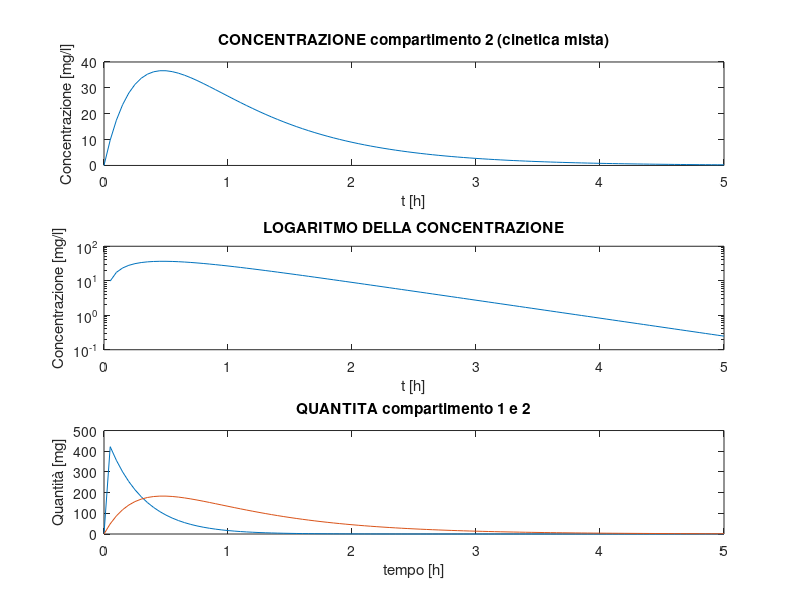

This chart was generated by the following MATLAB code: (Note: this script raises an error after producing the figure.)
%% ES 2

%% MODELLO A UN COMPARTIMENTO CON ASSORBIMENTO
clear
close all
V2 = 5;         %[l]

k01 = 1.2;      %[h^-1]
k02 = 1.2;      %[h^-1]
k21 = 2.2;      %[h^-1]

D_es = 500;     %[mg] bolo per via orale 

A2 = [-(k01+k21),  0; k21,  -k02];
B2 = [D_es;0];
C2 = [0, 1/V2];
D  = 0;

Sistema2 = ss(A2,B2,C2,D);

[Concentrazione_2, Tempo, Quantita_12] = impulse(Sistema2);


%  GRAFICO Concentrazione

figure(1)
subplot(3,1,1)
plot(Tempo,Concentrazione_2)

title('CONCENTRAZIONE compartimento 2 (cinetica mista)');
xlabel('t [h]');
ylabel('Concentrazione [mg/l]');

% GRAFICO log(Concentrazione)

subplot(3,1,2)

% CONVERTO SU SCALA LOGARITMICA

semilogy(Tempo,Concentrazione_2)

title('LOGARITMO DELLA CONCENTRAZIONE');
xlabel('t [h]');
ylabel('Concentrazione [mg/l]');

% DUE PENDENZE ---> DUE COSTANTI DI ELIMINAZIONE

%GRAFICO Q1

subplot(3,1,3)


plot(Tempo,Quantita_12)
title('QUANTITA compartimento 1 e 2');
xlabel('tempo [h]');
ylabel('Quantità [mg]');


%% A)

autovalori=eig(A2);

tau1 = -1/autovalori(1); % OPPURE 1/1.2       (k02)     [h] 
tau2 = -1/autovalori(2); % OPPURE 1/(1.2+2.2) (k21+k01) [h]

tempo_eliminazione = 5*tau1;
tempo_assorbimento = 5*tau2;

% CONSIDERO SEMPRE LA PIU' LENTA

% F(s)

transfer_function = tf(Sistema2);

[R, P, K] = residue(transfer_function.Numerator{1}, transfer_function.Denominator{1});

%% B)

CONCENTRAZIONE_2_INIT = Concentrazione_2(1);

CONCENTRAZIONE_2_MASSIMA = max(Concentrazione_2);

% LA CONCENTRAZIONE MASSIMA MISURABILE DIPENDERA' DAI VOLUMI DEI DUE
% COMPARTIMENTI, DAL BOLO SOMMINISTRATO E DALLE COSTANTI DI ASSORBIMENTO E
% DI ELIMINAZIONE

%% C)

AUC = trapz(Tempo,Concentrazione_2);


%% D)

% DALLA TEORIA

% La frazione biodisponibile (o biodisponibilità) è la frazione della
% dose somministrata che raggiunge effettivamente il sistema
% circolatorio. Per definizione quando un farmaco è somminsitrato
% per via endovenosa è biodisponibile al 100%. Quando il farmaco è
% somministrato per altra via la biodisponibilià generalemente
% decresce a causa dell’incompleto assorbimento

F = k21/(k01+k21);

% LA DOSE BIODISPONIBILE SI OTTERRA' MOLTIPLICANDO LA FRAZIONE
% BIODISPONIBILE PER LA DOSE SOMMINISTRATA

DOSE_F = F*D_es;

%% E)

k01_E = [k01/100;...
         k01/80;...
         k01/60;...
         k01/40;...
         k01/20;...
         k01*1;...
         k01*10;...
         k01*20;...
         k01*50;...
         k01*100];

figure(3)

for i=1:numel(k01_E)

    A2_cy = [-(k01_E(i)+k21),  0; k21,  -k02];
    B2_cy = [D_es;0];
    C2_cy = [0, 1/V2];
    D_cy  = 0;
    
    sys_cycle = ss(A2_cy,B2_cy,C2_cy,D_cy);

    [Y_cycle,T_cycle] = impulse(sys_cycle);
    subplot(2,1,1)
    plot(T_cycle,Y_cycle), grid on
    title('CONCENTRAZIONE cinetica secondo compartimento');
    legend('k01/100','k01/80','k01/60','k01/40','k01/20','k01*1','k01*10','k01*20','k01*50','k01*100');
    hold on
    xlabel('t [h]');
    ylabel('Concentrazione [mg/l]');
    
    subplot(2,1,2)
    plot(T_cycle,Y_cycle*V2), grid on
    title('QUANTITA di farmaco primo e secondo compartimento');
    hold on
    xlabel('t [h]');
    ylabel('Q [mg]');
end
%% F)

% PER CALCOLARE LA FRAZIONE DI BIODISPONIBILITA' CON UN APPROCCIO NON 
% COMPARTIMENTALE ABBIAMO BISOGNO DEI PARAMETRI AUC E D DELL'ESERCIZIO 1 , 
% CHE SUPPONEVA L'ANALISI COMPARTIMENTALE PER UN INGRESSO DI TIPO 
% ENDOVENOSO, QUINDI SENZA RIASSORBIMENTO

AUC_ev = 83.333330;

AUMC_ev = 68.0054;

AUMC = trapz(Tempo,Concentrazione_2.*Tempo);

% LA DOSE ORALE SARA' PARI ALLA DOSE PER LA FRAZIONE BIODISPONIBILE

F_non_compartimentale = AUC*D_es/(AUC_ev*D_es);

%% G)

% 1/ka = MAT    MAT = MRTorale - MRTev

MRTev = AUMC_ev/AUC_ev;

MRTorale = AUMC/AUC;

MAT = MRTorale - MRTev;

ka = 1/MAT;   % COSTANTE DI ASSORBIMENTO O VELOCITA DI ASSORBIMENTO


%% DATI REALISTICI 2022

t_camp1 = linspace(Tempo(1),Tempo(end),7);
indici1 = floor(linspace(1,230,7));
c_camp1 = Concentrazione_2(indici1);

AUC_camp1 = trapz(t_camp1,c_camp1);
CL_realistica1 = D_es/AUC_camp1;

figure(7)
plot(Tempo,Concentrazione_2)
xlabel('tempo [ore]')
ylabel('concentrazione [mg/l]')
hold on 
scatter(t_camp1,c_camp1);